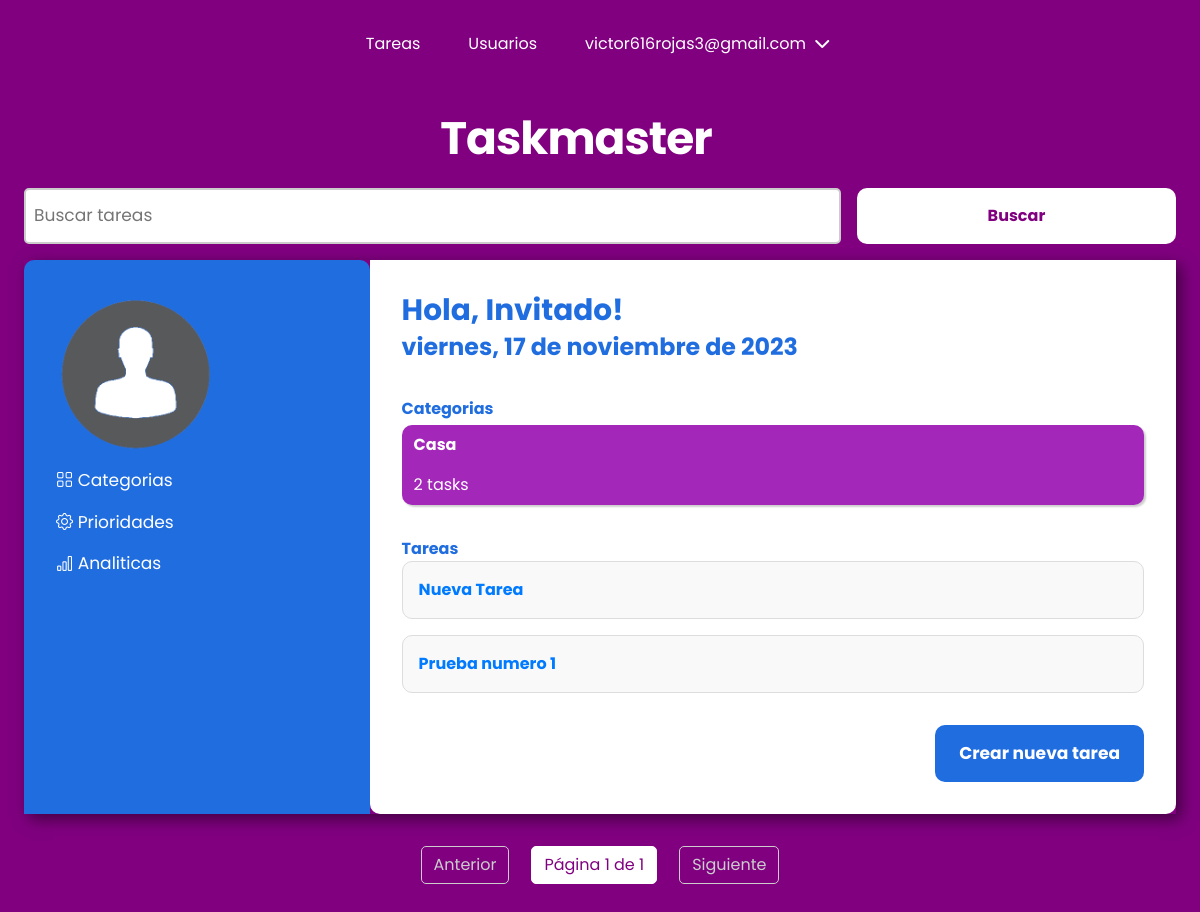
Before: /todo_task/tasks/ (signed in) with the older database file.
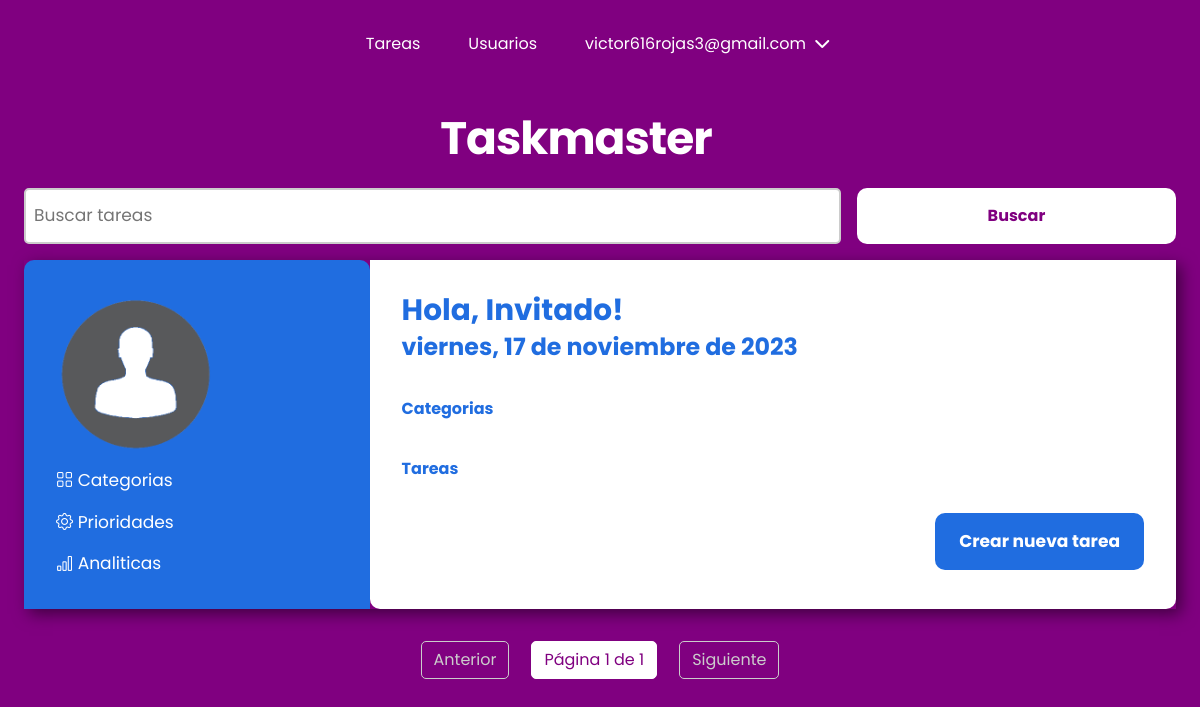
After: the same page with the newer database file.
### users/models.py (models this page shows, shortened)
class CustomUser(AbstractBaseUser, PermissionsMixin):
    email = models.EmailField(
        unique=True,
        max_length=25,
        verbose_name="Correo Electrónico",
        help_text="Ingrese su dirección de correo electrónico.",
    )
    password1 = models.CharField(
        max_length=128,
        verbose_name="Contraseña",
        help_text="Ingrese su contraseña.",
    )
    password2 = models.CharField(
        max_length=128,
        verbose_name="Confirmar Contraseña",
        help_text="Ingrese nuevamente su contraseña para confirmar.",
    )
    first_name = models.CharField(
        max_length=30,
        blank=True,
        verbose_name="Nombre",
        help_text="Ingrese su nombre.",
    )
    last_name = models.CharField(
        max_length=30,
        blank=True,
        verbose_name="Apellido",
        help_text="Ingrese su apellido.",
    )
    date_joined = models.DateTimeField(
        default=timezone.now,
        verbose_name="Fecha de Registro",
        help_text="Fecha y hora en que el usuario se registró.",
    )
    is_active = models.BooleanField(
        default=True,
        verbose_name="Activo",
        help_text="Indica si la cuenta del usuario está activa.",
    )
    is_staff = models.BooleanField(
        default=False,
        verbose_name="Personal de Staff",
        help_text="Indica si el usuario tiene acceso al panel de administración.",
    )
    profile_picture = models.ImageField(
        upload_to="users/images/profile_pictures/",
        default="users/images/profile_pictures/default.png",
        blank=True,
    )
    objects = CustomUserManager()
    USERNAME_FIELD = "email"
    REQUIRED_FIELDS = []
    class Meta:
        ordering = ["-date_joined"]

### todo_task/models.py (models this page shows, shortened)
class Label(models.Model):
    name = models.CharField(
        max_length=50,
        verbose_name="Nombre",
        help_text="Ingrese el nombre de la etiqueta.",
    )
    created = models.DateTimeField(
        auto_now_add=True,
        verbose_name="Fecha de Creación",
        help_text="Fecha y hora en que la etiqueta fue creada.",
    )
    user = models.ForeignKey(
        CustomUser,
        on_delete=models.CASCADE,
        related_name="categories",
        verbose_name="Usuario",
        help_text="Usuario al que pertenece la etiqueta.",
    )
    class Meta:
        constraints = [
            models.UniqueConstraint(
                fields=["name", "user"],
                name="Categoria unica para usuario",
            )
        ]
        ordering = ["-created"]
        verbose_name = "Etiqueta"
        verbose_name_plural = "Etiquetas"

class Task(models.Model):
    title = models.CharField(
        max_length=35,
        verbose_name="Título",
        help_text="Ingrese el título de la tarea.",
    )
    complete = models.BooleanField(
        default=False,
        verbose_name="Completa",
        help_text="Indica si la tarea está completa o no.",
    )
    due_date = models.DateField(
        help_text="Ingrese la fecha de vencimiento, utilice este formato dd/mm/aaaa.",
        verbose_name="Fecha de Vencimiento",
    )
    created = models.DateTimeField(
        auto_now_add=True,
        verbose_name="Fecha de Creación",
        help_text="Fecha y hora en que la tarea fue creada.",
    )
    labels = models.ManyToManyField(
        Label,
        verbose_name="Etiquetas",
        help_text="Seleccione las etiquetas asociadas a la tarea.",
    )
    user = models.ForeignKey(
        CustomUser,
        on_delete=models.CASCADE,
        related_name="tasks",
        verbose_name="Usuario",
        help_text="Usuario al que pertenece la tarea.",
    )
    class Meta:
        ordering = ["-created"]
        verbose_name = "Tarea"
        verbose_name_plural = "Tareas"

### todo_task/views.py (the view)
# urls.py: path("tasks/", views.list_tasks, name="task-list"),
@login_required(login_url="/users/login/")
def list_tasks(request, filter_type=None):
    fecha_actual = datetime.now()
    if filter_type:
        if filter_type == "complete":
            tasks = Task.objects.filter(user=request.user, complete=True)
        elif filter_type == "all":
            tasks = Task.objects.filter(user=request.user)
    else:
        tasks = Task.objects.filter(user=request.user, complete=False)
    query = request.GET.get("q", "")
    if query:
        tasks = tasks.filter(title__startswith=query)
    page_number = request.GET.get("page", 1)  # Valor predeterminado es 1
    paginator = Paginator(tasks, 4)
    try:
        paginator_data = paginator.page(page_number)
    except PageNotAnInteger:
        paginator_data = paginator.page(1)
    except EmptyPage:
        paginator_data = paginator.page(paginator.num_pages)
    categorias = (
        Label.objects.filter(task__user=request.user, task__in=tasks)
        .annotate(task_count=Count("task"))
        .order_by("-task_count")[:4]
    )
    context = {
        "paginator_data": paginator_data,
        "fecha_actual": fecha_actual,
        "query": query,
        "categorias": categorias,
        "placeholder": "Buscar tareas",
        "filter_type": filter_type,  # Pasa el filtro a la plantilla
    }
    return render(request, "todo_task/tasks/list.html", context)

### todo_task/templates/todo_task/tasks/list.html
{% extends "container.html" %}
{% block search-form %}
    {% include 'search_form.html' with query=query placeholder=placeholder %}
{% endblock %}
{% block section-fragment %}
{% include 'category-section.html' %}
<section class="second-section">
    <h3>Tareas</h3>
    <div class="flex-column">
        <ul class="item-list flex-column">
            {% for task in paginator_data %}
            {% if filter_type == 'complete' %}
            <li class="item-element flex-column">
                <a href="{% url 'task-detail' task.id %}" class="task-link">
                    {{ task.title }}
                </a>
            </li>
            {% elif filter_type == 'incomplete' %}
            <li class="item-element flex-column">
                <a href="{% url 'task-detail' task.id %}" class="task-link">
                    {{ task.title }}
                </a>
            </li>
            {% else %}
            <li class="item-element flex-column">
                <a href="{% url 'task-detail' task.id %}" class="task-link">
                    {{ task.title }}
                </a>
            </li>
            {% endif %}
            {% endfor %}
        </ul>
        <div class="item-creation fs-1">
            <a href="{% url 'task-create' %}">Crear nueva tarea</a>
        </div>
    </div>
</section>
{% endblock %}
{% block pagination %}
    {% include 'pagination.html' %}
{% endblock %}

### todo_task/templates/todo_task/base/container.html (shortened to what this page needs)
{% extends "base.html" %}
{% load static %}
{% block css %}
<link rel="stylesheet" type="text/css" href="{% static 'todo_task/css/style.css' %}">
{% endblock %}
{% block content %}
<section class="container">
    <h1 class="fs-6">Taskmaster</h1>
    {% block search-form %}
    {% endblock %}
    <section class="card">
        <div class="user flex-column">
            <div class="user-info flex-column">
                <img src="{{ request.user.profile_picture.url }}" alt="{{ user.first_name }} {{ user.last_name }}">
            </div>
            <div class="user-options fs-1">
                <a href="{% url 'category-list' %}"><i class="bi bi-grid"></i> Categorias</a>
                <a href="{% url 'priority-list' %}"><i class="bi bi-gear"></i> Prioridades</a>
                <a href="{% url 'analytics' %}"><i class="bi bi-bar-chart"></i> Analiticas</a>
            </div>
        </div>
        <section class="task">
            <h2 class="fs-4">Hola, {% if user.first_name %}{{ user.first_name }}{% else %} Invitado{% endif %}!</h2>
            <p class="fs-3">{{ fecha_actual|date:"l, j \d\e F \d\e Y" }}</p>
            {% block section-fragment %}
            {% endblock %}
        </section>
    </section>
    {% block pagination %}
    {% endblock %}
</section>
{% endblock %}

### taskmaster/templates/base.html (shortened to what this page needs)
{% load static %}
<!DOCTYPE html>
<html lang="es">
<head>
    <link rel="stylesheet" type="text/css" href="{% static 'css/main.css' %}" />
    <link rel="stylesheet" href="https://cdnjs.cloudflare.com/ajax/libs/font-awesome/6.4.2/css/all.min.css" />
    <link rel="stylesheet" href="https://cdn.jsdelivr.net/npm/bootstrap-icons@1.11.1/font/bootstrap-icons.css">
    {% block css %}{% endblock %}
</head>
<body>
    {% if user.is_authenticated %}
        {% include 'header.html' %}
    {% endif %}
    <main>{% block content %}{% endblock %}</main>
</body>
</html>

### taskmaster/templates/header.html (shortened to what this page needs)
{% if request.user.is_authenticated %}
<header class="primary-header flex">
    <nav>
        <ul id="primary-navigation" data-visible="false" class="primary-navigation flex">
            <li class="active"><a href="{% url 'task-list' %}">Tareas</a></li>
            {% if request.user.is_staff %}
            <li class="active"><a href="{% url 'user-list' %}">Usuarios</a></li>
            {% endif %}
            <li class="active has-dropdown">{{ request.user.email }} <i class="fa-solid fa-chevron-down"></i>
            </li>
        </ul>
    </nav>
</header>
{% endif %}

### taskmaster/templates/search_form.html
<form class="search-form" method="GET">
    <input class="fs-1" type="text" name="q" value="{{ query }}" placeholder="{{ placeholder }}">
    <input class="btn btn-secondary" type="submit" value="Buscar">
</form>

### todo_task/templates/todo_task/base/category-section.html
<section class="content-section">
    <h3>Categorias</h3>
    <div class="content-list">
        {% for categoria in categorias %}
        {% if categoria.task_count > 0 %}
        <div class="content-item">
            <p>{{ categoria.name }}</p>
            <p class="content-count">{{ categoria.task_count }} tasks</p>
        </div>
        {% endif %}
        {% endfor %}
    </div>
</section>

### taskmaster/templates/pagination.html
<div class="pagination">
    <span class="step-links">
        {% if paginator_data.has_previous %}
        <a href="?page={{ paginator_data.previous_page_number }}">Anterior</a>
        {% else %}
        <span class="disabled">Anterior</span>
        {% endif %}
        <span class="current-page">
            Página {{ paginator_data.number }} de {{ paginator_data.paginator.num_pages }}
        </span>
        {% if paginator_data.has_next %}
        <a href="?page={{ paginator_data.next_page_number }}">Siguiente</a>
        {% else %}
        <span class="disabled">Siguiente</span>
        {% endif %}
    </span>
</div>

### taskmaster/static/css/main.css (style rules this page uses)
:root { --clr-white: rgb(255, 255, 255); --clr-neutral-400: rgb(3, 3, 3); --clr-accent-700: rgb(128, 0, 128); --clr-gradient-accent: rgb(182, 0, 136); --clr-complete: rgb(0, 117, 16); --clr-incomplete: rgb(223, 14, 14); --clr-btn-edit: rgb(0, 123, 255); --clr-btn-delete: rgb(223, 14, 14); --clr-btn-return: rgb(128, 0, 128); --clr-btn-edit-hover: rgba(0, 123, 255, 0.8); --clr-btn-delete-hover: rgba(223, 14, 14, 0.8); --clr-btn-return-hover: rgba(128, 0, 128, 0.8); --bg-clr: rgb(250, 250, 250); --ff-primary: "Poppins", Arial, Helvetica, sans-serif; --fw-regular: 400; --fw-semi-bold: 600; --fw-bold: 700; --fs-1: clamp(0.75rem, calc(0.55rem + 0.69vw), 1.19rem); --fs-2: clamp(0.78rem, calc(0.59rem + 0.81vw), 1.4rem); --fs-3: clamp(0.88rem, calc(0.69rem + 1.06vw), 1.75rem); --fs-4: clamp(1.05rem, calc(0.81rem + 1.38vw), 2.19rem); --fs-5: clamp(1.26rem, calc(0.95rem + 1.79vw), 2.73rem); --fs-6: clamp(1.51rem, calc(1.11rem + 2.31vw), 3.42rem); --fs-7: clamp(1.81rem, calc(1.29rem + 2.98vw), 4.27rem); --fs-8: clamp(2.18rem, calc(1.51rem + 3.83vw), 5.34rem); --fs-btn-1: clamp(1rem, calc(1rem + 0.05vw), 1.19rem); }
*, *::before, *::after { box-sizing: border-box; }
* { margin: 0; padding: 0; font: inherit; }
html { scroll-behavior: smooth; scroll-padding-top: var(--scroll-padding, 75px); }
body { line-height: 1.5; background-color: var(--clr-accent-700); font-family: var(--ff-primary); }
h1, h2, p { color: var(--clr-neutral); }
h3 { color: var(--clr-accent); }
img, picture, video, canvas, svg { display: block; max-width: 100%; object-fit: cover; }
.fs-1 { font-size: var(--fs-1); }
.fs-3 { font-size: var(--fs-3); }
.fs-4 { font-size: var(--fs-4); }
.fs-6 { font-size: var(--fs-6); }
.flex-column { display: flex; flex-direction: column; }
h1 { margin-block: 1rem; width: min(100% - 3rem, 40ch); letter-spacing: -1px; text-align: left; }
.container { width: min(100% - 3rem, 120ch); margin-inline: auto; margin-block: 1rem; }
.flex { display: flex; gap: var(--gap, 1rem); }
.primary-header { align-items: center; justify-content: center; }
.primary-navigation { list-style: none; }
.primary-navigation a { text-decoration: none; color: var(--clr-white); }
.has-dropdown { display: inline-block; color: var(--clr-white); cursor: pointer; position: relative; }
.fa-chevron-down { padding-inline: 0.25rem; transition: transform 0.3s ease; }
.btn-secondary { color: var(--clr-accent-700); background-color: var(--clr-white); border: 2px solid var(--clr-accent-700); }
@media (min-width: 35em) { .primary-navigation { --gap: clamp(1.5rem, 5vw, 3rem); padding-block: 2rem; padding-inline: clamp(3rem, 8vw, 10rem); } }
@media (min-width: 35em) { .container h1 { text-align: center; } }
h1 { font-weight: var(--fw-bold); color: var(--clr-white); }
.btn { font-weight: bold; padding: 1rem; border-radius: 10px; text-align: center; cursor: pointer; }
.pagination { margin-block: 2rem; }
.step-links { display: flex; justify-content: center; gap: 1rem; text-align: center; }
.step-links .disabled { display: inline-block; padding: 6px 12px; color: #ccc; border: 1px solid #ccc; border-radius: 5px; margin: 0 3px; pointer-events: none; }
.step-links .current-page { display: inline-block; padding: 6px 12px; background-color: var(--clr-white); color: var(--clr-accent-700); border: 1px solid var(--clr-white); border-radius: 5px; margin: 0 3px; }

Changed rows visible on the page:
removed Label: name "Casa", task_count "2"
removed Task: title "Nueva Tarea"
removed Task: title "Prueba numero 1"
